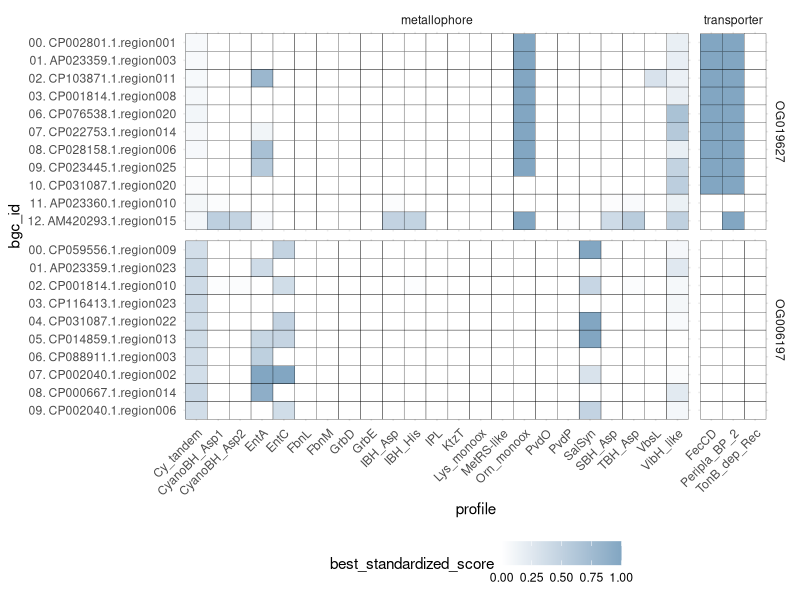

Generate this figure with R:
library(ggplot2)
library(scales)
library(forcats) # Added for fct_rev()

dat <- read.table("Heatmap_Input.txt", header=T, sep='\t')
# focal_og        bgc_id  scaffold_id     start   end     profile category        best_standardized_score

pdf('Heatmap_Updated.pdf', height=8, width=8)
ggplot(dat, aes(y=bgc_id, x=profile, fill=best_standardized_score)) + 
  geom_tile(color='black') + 
  theme_minimal() + 
  # 1. Reverse the vertical grid panes (focal_og) using fct_rev()
  facet_grid(fct_rev(focal_og) ~ category, space='free', scales='free') + 
  # 2. Reverse the y-axis categorical labels using scale_y_discrete(limits = rev)
  scale_y_discrete(limits = rev) + 
  scale_fill_gradient(low='#FFFFFF', high='#82a6c2', na.value='#ed8e87', limits=c(0, 1), oob = scales::squish) + 
  theme(legend.position='bottom', axis.text.x = element_text(angle = 45, hjust = 1))

dev.off()
